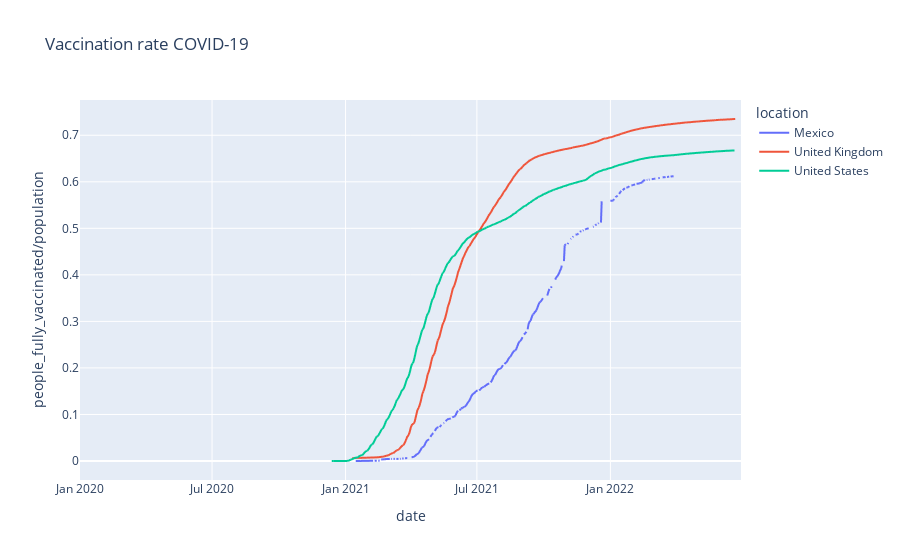

Notebook code for this chart:
### Code cell
fig=px.line(pd_list,x="date",y="people_fully_vaccinated/population", color='location',title='Vaccination rate COVID-19')
fig.show()

### Figure 1 — Plotly figure (JSON) as saved in the notebook; plotly's stock layout.template omitted (floating-point values rounded to 4 significant figures; data arrays with more than 128 entries replaced by an {"elided": "..."} marker saying what was removed)
{"data": [{"hovertemplate": "location=Mexico<br>date=%{x}<br>people_fully_vaccinated/population=%{y}<extra></extra>", "legendgroup": "Mexico", "line": {"color": "#636efa", "dash": "solid"}, "marker": {"symbol": "circle"}, "mode": "lines", "name": "Mexico", "showlegend": true, "type": "scattergl", "x": {"elided": "912 str values"}, "xaxis": "x", "y": {"elided": "912 float values"}, "yaxis": "y"}, {"hovertemplate": "location=United Kingdom<br>date=%{x}<br>people_fully_vaccinated/population=%{y}<extra></extra>", "legendgroup": "United Kingdom", "line": {"color": "#EF553B", "dash": "solid"}, "marker": {"symbol": "circle"}, "mode": "lines", "name": "United Kingdom", "showlegend": true, "type": "scattergl", "x": {"elided": "882 str values"}, "xaxis": "x", "y": {"elided": "882 float values"}, "yaxis": "y"}, {"hovertemplate": "location=United States<br>date=%{x}<br>people_fully_vaccinated/population=%{y}<extra></extra>", "legendgroup": "United States", "line": {"color": "#00cc96", "dash": "solid"}, "marker": {"symbol": "circle"}, "mode": "lines", "name": "United States", "showlegend": true, "type": "scattergl", "x": {"elided": "891 str values"}, "xaxis": "x", "y": {"elided": "891 float values"}, "yaxis": "y"}], "layout": {"legend": {"title": {"text": "location"}, "tracegroupgap": 0}, "title": {"text": "Vaccination rate COVID-19"}, "xaxis": {"anchor": "y", "domain": [0, 1], "title": {"text": "date"}}, "yaxis": {"anchor": "x", "domain": [0, 1], "title": {"text": "people_fully_vaccinated/population"}}}}
